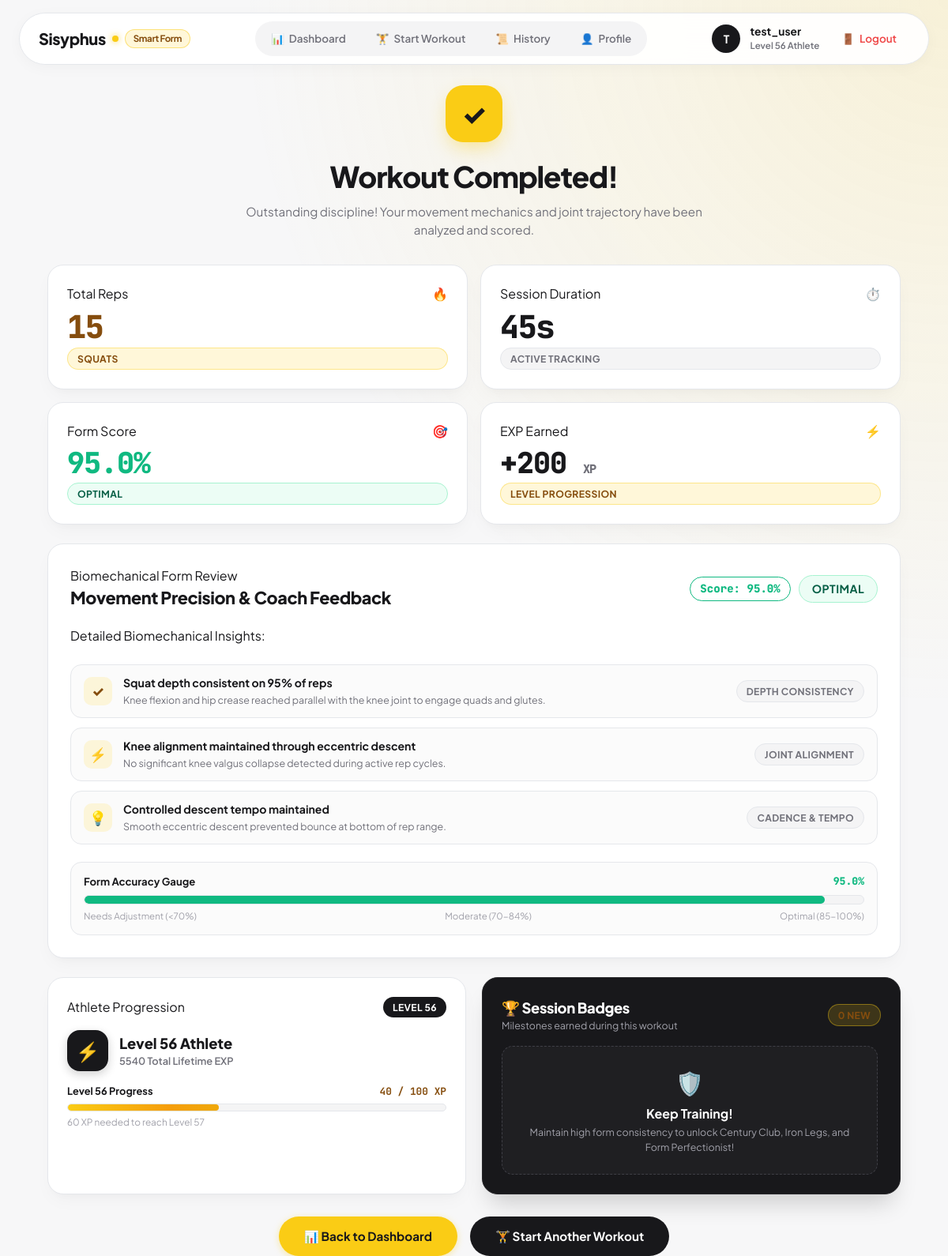
/summary/29 (signed in), run on the app's committed database.
### app.py (models this page shows, shortened)
class User(UserMixin, db.Model):
    __tablename__ = 'users'
    id = db.Column(db.Integer, primary_key=True)
    username = db.Column(db.String(80), unique=True, nullable=False, index=True)
    password_hash = db.Column(db.String(255), nullable=False)
    exp = db.Column(db.Integer, default=0, nullable=False)
    level = db.Column(db.Integer, default=1, nullable=False)
    created_at = db.Column(db.DateTime, default=lambda: datetime.now(timezone.utc))
    sessions = db.relationship('ExerciseSession', backref='user', lazy=True, cascade='all, delete-orphan')
    badges = db.relationship('Badge', backref='user', lazy=True, cascade='all, delete-orphan')

class ExerciseSession(db.Model):
    __tablename__ = 'exercise_sessions'
    id = db.Column(db.Integer, primary_key=True)
    user_id = db.Column(db.Integer, db.ForeignKey('users.id'), nullable=False, index=True)
    exercise_type = db.Column(db.String(50), nullable=False)
    rep_count = db.Column(db.Integer, nullable=False, default=0)
    total_duration_seconds = db.Column(db.Float, nullable=False, default=0.0)
    timestamp = db.Column(db.DateTime, default=lambda: datetime.now(timezone.utc), index=True)
    avg_form_accuracy = db.Column(db.Float, nullable=False, default=100.0)

### app.py (the view, shortened to what this page needs)
@app.route('/summary/<int:session_id>')
@login_required
def summary(session_id):
    session_record = ExerciseSession.query.filter_by(id=session_id, user_id=current_user.id).first_or_404()
    score = session_record.avg_form_accuracy
    if score >= 85:
        form_status = "Optimal"
        badge_class = "badge-optimal"
        badge_color = "#10b981"
    elif score >= 70:
        form_status = "Moderate"
        badge_class = "badge-moderate"
        badge_color = "#f59e0b"
    else:
        form_status = "Needs Adjustment"
        badge_class = "badge-adjustment"
        badge_color = "#ef4444"
    insights = []
    ex_lower = session_record.exercise_type.lower()
    score_int = int(round(score))
    if "squat" in ex_lower:
        insights.append({
            "title": f"Squat depth consistent on {score_int}% of reps",
            "detail": "Knee flexion and hip crease reached parallel with the knee joint to engage quads and glutes.",
            "tag": "Depth Consistency"
        })
        insights.append({
            "title": "Knee alignment maintained through eccentric descent" if score >= 75 else "Keep knees driven outward over toes",
            "detail": "No significant knee valgus collapse detected during active rep cycles." if score >= 75 else "Drive knees outward to avoid excessive medial stress on ligaments.",
            "tag": "Joint Alignment"
        })
        insights.append({
            "title": "Controlled descent tempo maintained",
            "detail": "Smooth eccentric descent prevented bounce at bottom of rep range.",
            "tag": "Cadence & Tempo"
        })
    exp_earned = max(10, session_record.rep_count * 10) + (50 if score >= 90 else (25 if score >= 75 else 0))
    user_exp = current_user.exp or 0
    user_level = current_user.level or 1
    exp_in_level = user_exp % 100
    exp_progress_pct = exp_in_level
    exp_needed = 100 - exp_in_level
    now_utc = datetime.now(timezone.utc)
    new_badges = []
    for b in current_user.badges:
        if b.unlocked_at:
            b_dt = b.unlocked_at
            if b_dt.tzinfo is None:
                b_dt = b_dt.replace(tzinfo=timezone.utc)
            if abs((now_utc - b_dt).total_seconds()) < 120:
                new_badges.append(b)
    return render_template(
        'summary.html',
        session=session_record,
        form_status=form_status,
        badge_class=badge_class,
        badge_color=badge_color,
        insights=insights,
        exp_earned=exp_earned,
        user_level=user_level,
        user_exp=user_exp,
        exp_in_level=exp_in_level,
        exp_progress_pct=exp_progress_pct,
        exp_needed=exp_needed,
        new_badges=new_badges
    )

### app.py (called while the page is built)
@login_manager.user_loader
def load_user(user_id):
    return db.session.get(User, int(user_id))

@app.template_filter('format_duration')
def format_duration(seconds):
    if not seconds:
        return "0s"
    seconds = int(round(seconds))
    mins, secs = divmod(seconds, 60)
    hours, mins = divmod(mins, 60)
    if hours > 0:
        return f"{hours}h {mins}m {secs}s"
    if mins > 0:
        return f"{mins}m {secs}s"
    return f"{secs}s"

### templates/summary.html (shortened to what this page needs)
{% extends "layout.html" %}
{% block content %}
<div class="summary-container">
  <div class="summary-hero-section">
    <div class="summary-hero-badge">✓</div>
    <h1 class="summary-title">Workout Completed!</h1>
    <p class="summary-subtitle">
      Outstanding discipline! Your movement mechanics and joint trajectory have been analyzed and scored.
    </p>
  </div>
  <div class="analytics-row-grid">
    <div class="bento-card analytics-stat-card">
      <div class="stat-top-row">
        <span class="stat-label">Total Reps</span>
        <span class="stat-icon">🔥</span>
      </div>
      <div class="stat-figure analytics-figure-reps">{{ session.rep_count }}</div>
      <span class="pill-tag pill-yellow">{{ session.exercise_type }}</span>
    </div>
    <div class="bento-card analytics-stat-card">
      <div class="stat-top-row">
        <span class="stat-label">Session Duration</span>
        <span class="stat-icon">⏱️</span>
      </div>
      <div class="stat-figure">{{ session.total_duration_seconds | format_duration }}</div>
      <span class="pill-tag pill-gray">Active Tracking</span>
    </div>
    <div class="bento-card analytics-stat-card">
      <div class="stat-top-row">
        <span class="stat-label">Form Score</span>
        <span class="stat-icon">🎯</span>
      </div>
      <div class="stat-figure analytics-figure-score" style="color: {{ badge_color }};">
        {{ session.avg_form_accuracy }}%
      </div>
      <span class="pill-tag {{ badge_class }}">
        {{ form_status }}
      </span>
    </div>
    <div class="bento-card analytics-stat-card">
      <div class="stat-top-row">
        <span class="stat-label">EXP Earned</span>
        <span class="stat-icon">⚡</span>
      </div>
      <div class="stat-figure analytics-figure-exp">
        +{{ exp_earned }} <span class="exp-sub">XP</span>
      </div>
      <span class="pill-tag pill-yellow">Level Progression</span>
    </div>
  </div>
  <div class="form-review-panel bento-card">
    <div class="form-review-header">
      <div>
        <div class="stat-label">Biomechanical Form Review</div>
        <h2 class="form-review-title">Movement Precision & Coach Feedback</h2>
      </div>
      <div class="form-status-badge-wrap">
        <span class="overall-score-pill" style="border-color: {{ badge_color }}; color: {{ badge_color }};">
          Score: {{ session.avg_form_accuracy }}%
        </span>
        <span class="pill-tag {{ badge_class }} status-badge-large">
          {{ form_status }}
        </span>
      </div>
    </div>
    <div class="form-insights-list">
      <div class="stat-label" style="margin-bottom: 12px;">Detailed Biomechanical Insights:</div>
      {% for insight in insights %}
        <div class="insight-row">
          <div class="insight-icon" style="background: rgba(250, 204, 21, 0.15); color: #854d0e;">
            {% if loop.first %}✓{% elif loop.index == 2 %}⚡{% else %}💡{% endif %}
          </div>
          <div class="insight-text">
            <strong>{{ insight.title }}</strong>
            <p>{{ insight.detail }}</p>
          </div>
          <span class="pill-tag pill-gray insight-tag">{{ insight.tag }}</span>
        </div>
      {% endfor %}
    </div>
    <div class="form-gauge-section">
      <div class="form-gauge-labels">
        <span>Form Accuracy Gauge</span>
        <span style="font-family: 'JetBrains Mono', monospace; font-weight: 800; color: {{ badge_color }};">
          {{ session.avg_form_accuracy }}%
        </span>
      </div>
      <div class="form-gauge-track">
        <div class="form-gauge-fill" style="width: {{ session.avg_form_accuracy }}%; background: {{ badge_color }};"></div>
      </div>
      <div class="gauge-scale-row">
        <span>Needs Adjustment (&lt;70%)</span>
        <span>Moderate (70-84%)</span>
        <span>Optimal (85-100%)</span>
      </div>
    </div>
  </div>
  <div class="summary-secondary-grid">
    <div class="bento-card">
      <div class="card-header-flex">
        <span class="stat-label">Athlete Progression</span>
        <span class="pill-tag pill-charcoal">Level {{ user_level }}</span>
      </div>
      <div class="profile-info-row" style="margin: 16px 0;">
        <div class="profile-avatar-box">⚡</div>
        <div>
          <div class="profile-user-name">Level {{ user_level }} Athlete</div>
          <div class="profile-user-role">{{ user_exp }} Total Lifetime EXP</div>
        </div>
      </div>
      <div class="exp-progress-block">
        <div class="exp-label-row">
          <span>Level {{ user_level }} Progress</span>
          <span class="exp-figures">{{ exp_in_level }} / 100 XP</span>
        </div>
        <div class="exp-track">
          <div class="exp-fill exp-bar-animated" style="width: {{ exp_progress_pct }}%;"></div>
        </div>
        <div class="exp-needed-text">
          {{ exp_needed }} XP needed to reach Level {{ user_level + 1 }}
        </div>
      </div>
    </div>
    <div class="bento-dark-card">
      <div class="card-header-flex">
        <div>
          <h3 class="quests-heading">🏆 Session Badges</h3>
          <p class="quests-subheading">Milestones earned during this workout</p>
        </div>
        <span class="pill-tag pill-yellow">{{ new_badges|length if new_badges else 0 }} New</span>
      </div>
      <div class="badges-scroll-list" style="margin-top: 14px;">
        {% if new_badges %}
          {% for b in new_badges %}
            <div class="badge-list-item unlocked-item">
              <div class="badge-item-left">
                <div class="badge-icon-box">{{ b.icon }}</div>
                <div>
                  <div class="badge-name text-white">{{ b.name }}</div>
                  <div class="badge-desc">{{ b.description }}</div>
                </div>
              </div>
              <span class="pill-tag pill-unlocked">🎉 UNLOCKED!</span>
            </div>
          {% endfor %}
        {% else %}
          <div class="empty-badges-box">
            <span style="font-size: 1.8rem;">🛡️</span>
            <div style="font-weight: 700; color: #ffffff; margin-top: 6px;">Keep Training!</div>
            <p style="font-size: 0.78rem; color: #a1a1aa; margin-top: 2px;">
              Maintain high form consistency to unlock Century Club, Iron Legs, and Form Perfectionist!
            </p>
          </div>
        {% endif %}
      </div>
    </div>
  </div>
  <div class="summary-actions-row">
    <a href="/dashboard" class="btn-yellow summary-action-btn">
      <span>📊 Back to Dashboard</span>
    </a>
    <a href="/workout" class="btn-charcoal summary-action-btn">
      <span>🏋️ Start Another Workout</span>
    </a>
  </div>
</div>
{% endblock %}

### templates/layout.html (shortened to what this page needs)
<!DOCTYPE html>
<html lang="en">
<head>
  <link rel="stylesheet" href="{{ url_for('static', filename='css/style.css') }}">
</head>
<body>
  <header class="navbar-container">
    <nav class="navbar-floating">
      <a href="/" class="logo-text">
        <span>Sisyphus</span>
        <span class="logo-dot"></span>
        <span class="logo-badge">Smart Form</span>
      </a>
      <div class="nav-pills">
        {% if current_user.is_authenticated %}
          <a href="/dashboard" class="nav-pill {% if request.path in ['/', '/dashboard'] %}active{% endif %}">
            <span class="nav-tab-icon">📊</span>
            <span>Dashboard</span>
          </a>
          <a href="/workout" class="nav-pill {% if request.path == '/workout' %}active{% endif %}">
            <span class="nav-tab-icon">🏋️</span>
            <span>Start Workout</span>
          </a>
          <a href="/dashboard#history" class="nav-pill">
            <span class="nav-tab-icon">📜</span>
            <span>History</span>
          </a>
          <a href="/dashboard#profile" class="nav-pill">
            <span class="nav-tab-icon">👤</span>
            <span>Profile</span>
          </a>
        {% endif %}
      </div>
      <div class="user-badge-wrap">
        {% if current_user.is_authenticated %}
          <div class="user-avatar" title="{{ current_user.username }}">{{ current_user.username[0]|upper }}</div>
          <div class="user-meta-info">
            <div class="user-meta-name">{{ current_user.username }}</div>
            <div class="user-meta-level">Level {{ current_user.level }} Athlete</div>
          </div>
          <a href="/logout" class="nav-pill logout-btn" title="Sign Out">
            <span>🚪</span>
            <span class="logout-text">Logout</span>
          </a>
        {% else %}
          <a href="/register" class="btn-yellow join-btn">Join Sisyphus</a>
        {% endif %}
      </div>
    </nav>
  </header>
  <main class="container">
    {% block content %}{% endblock %}
  </main>
</body>
</html>

### templates/layout.html (style rules this page uses)
:root { --bg-main: #f7f7f8; --card-bg: #ffffff; --card-border: #e5e7eb; --card-shadow: 0 10px 25px -5px rgba(0, 0, 0, 0.04), 0 8px 10px -6px rgba(0, 0, 0, 0.02); --card-shadow-hover: 0 20px 30px -10px rgba(0, 0, 0, 0.08); --yellow: #facc15; --yellow-hover: #eab308; --yellow-light: #fef08a; --yellow-subtle: rgba(250, 204, 21, 0.16); --charcoal: #18181b; --charcoal-hover: #27272a; --charcoal-border: #27272a; --text-primary: #18181b; --text-secondary: #71717a; --text-muted: #a1a1aa; --accent-green: #10b981; --accent-red: #ef4444; --accent-blue: #3b82f6; --radius-bento: 20px; --radius-pill: 9999px; }

### data on the page
User: username "T", username "test_user", level "56", exp "5540"
ExerciseSession: rep_count "15", exercise_type "SQUATS", total_duration_seconds "45s", avg_form_accuracy "95.0"

### other printed values
{{ exp_earned }} "200"
{{ insight.title }} "Squat depth consistent on 95% of reps" "Knee alignment maintained through eccentric descent" "Controlled descent tempo maintained"
{{ insight.detail }} "Knee flexion and hip crease reached parallel with the knee joint to engage quads and glutes." "No significant knee valgus collapse detected during active rep cycles." "Smooth eccentric descent prevented bounce at bottom of rep range."
{{ insight.tag }} "DEPTH CONSISTENCY" "JOINT ALIGNMENT" "CADENCE & TEMPO"
{{ user_level }} "56"
{{ exp_in_level }} "40"
{{ exp_needed }} "60"
{{ user_level + 1 }} "57"
{{ new_badges|length if new_badges else 0 }} "0"
